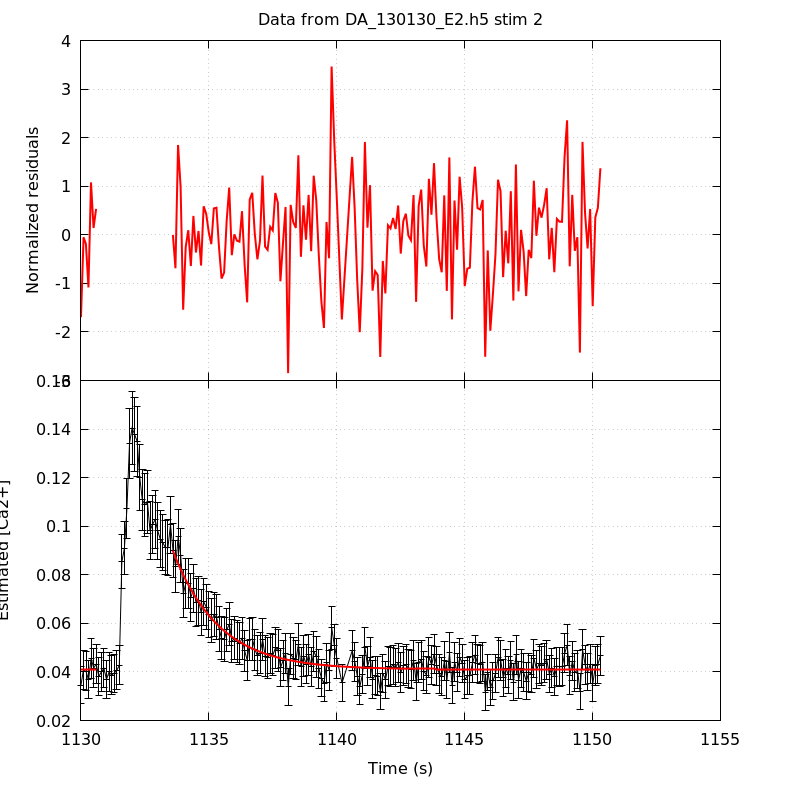

Reproduce this figure in gnuplot.
unset key
set grid
set multiplot title 'Data from DA_130130_E2.h5 stim 2' noenhanced layout 2,1 margins 0.1,0.9,0.1,0.95 spacing 0,0
set ylabel 'Normalized residuals'
set xtics format ''
plot 'DA_130130_E2_aba_RatioFit_s2' using 1:4 with lines linecolor rgb 'red' linewidth 2
set format x '%g'
set xlabel 'Time (s)'
set ylabel 'Estimated [Ca2+]'
plot 'DA_130130_E2_aba_CaRatio_s2' using 1:2:($3*1.96) with yerrorlines \
     linecolor rgb 'black' linewidth 1,                \
     'DA_130130_E2_aba_RatioFit_s2' using 1:3 with lines linecolor rgb 'red'\
     linewidth 2
unset multiplot
